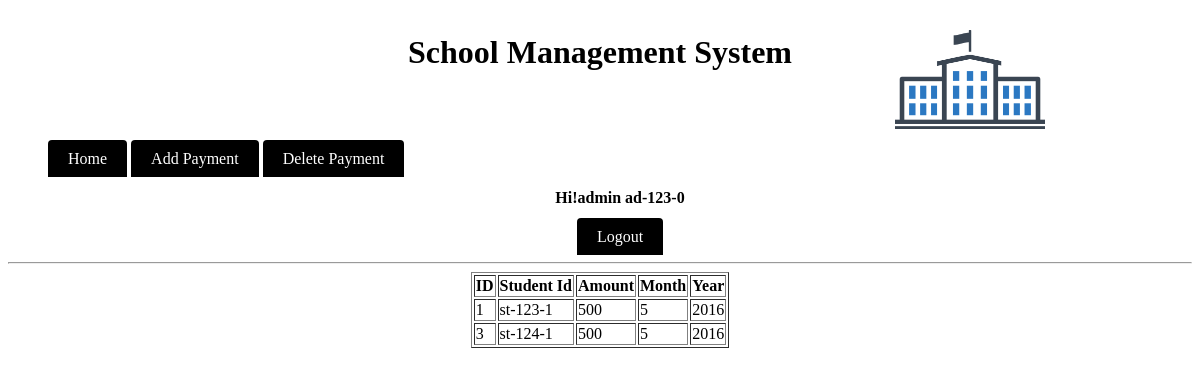
The page /module/admin/payment.php (signed in) on the database its author committed.
### tables this page shows
CREATE TABLE IF NOT EXISTS `payment` (
  `id` int(11) NOT NULL AUTO_INCREMENT,
  `studentid` varchar(20) NOT NULL,
  `amount` double NOT NULL,
  `month` varchar(10) NOT NULL,
  `year` varchar(5) NOT NULL,
  PRIMARY KEY (`id`)
);

### module/admin/main.php (called while the page is built, shortened)
<?php
$check=$_SESSION['login_id'];
$session=mysql_query("SELECT name  FROM admin WHERE id='$check' ");
$row=mysql_fetch_array($session);
$login_session = $loged_user_name = $row['name'];
?>

### module/admin/payment.php (the view, shortened to what this page needs)
<?php
include_once('main.php');
$string = "<tr>
    <th>ID</th>
    <th>Student Id</th>
    <th>Amount</th>
    <th>Month</th>
    <th>Year</th>
    </tr>";
$sql = "SELECT * FROM payment WHERE month = MONTH(curdate()) AND year = YEAR(curdate())";
$res = mysql_query($sql);
while($row = mysql_fetch_array($res)){
    $string .= "<tr><td>".$row['id']."</td><td>".$row['studentid']."</td><td>".$row['amount'].
    "</td><td>".$row['month']."</td><td>".$row['year']."</td></tr>";
}
?>
<html>
    <head>
		    <link rel="stylesheet" type="text/css" href="../../source/CSS/style.css">
		</head>
    <body>
			  <div class="header"><h1>School Management System</h1></div>
			  <div class="divtopcorner">
				    <img src="../../source/logo.jpg" height="150" width="150" alt="School Management System"/>
				</div>
			<br/><br/>
				<ul>
				    <li class="manulist">
						    <a class ="menulista" href="index.php">Home</a>
								<a class ="menulista" href="addPayment.php">Add Payment</a>
								<a class ="menulista" href="deletePayment.php">Delete Payment</a>
								<div align="center">
								<h4>Hi!admin <?php echo $check." ";?></h4>
								    <a class ="menulista" href="logout.php" onmouseover="changemouseover(this);" onmouseout="changemouseout(this,'<?php echo ucfirst($loged_user_name);?>');"><?php echo "Logout";?></a>
						    </div>
						</li>
				</ul>
			  <hr/>
        <center>
            <table border="1">
                <?php echo $string;?>
            </table>
        </center>
		</body>
</html>

### source/CSS/style.css (style rules this page uses)
.divtopcorner { position:absolute; top:0px; right: 150px; color:black; text-align:center; padding:5px; }
.header { color:black; text-align:center; padding:5px; }
.manulist { display:inline; left:100px; }
.menulista { background-color: black; color: white; padding: 10px 20px; text-decoration: none; border-radius: 4px 4px 0 0; }

### rows shown on the page
payment: id "1", studentid "st-123-1", amount "500", month "5", year "2016"
payment: id "3", studentid "st-124-1", amount "500", month "5", year "2016"

### other values the page prints
$check "ad-123-0"
